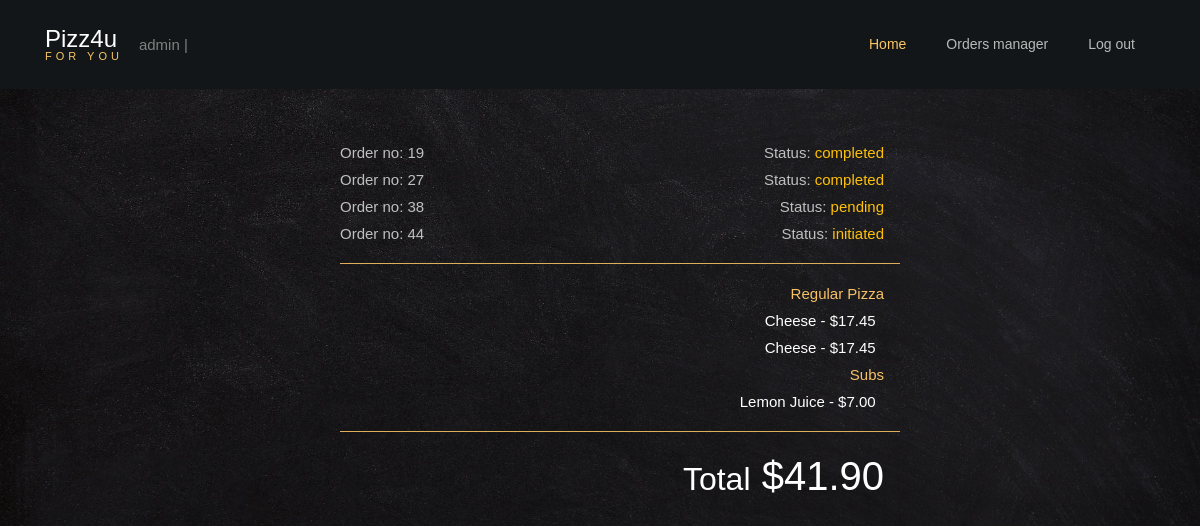
/my_orders/27 (signed in), run on the app's committed database.
### orders/models.py (models this page shows, shortened)
class User_order(models.Model):
    user=models.ForeignKey(User,on_delete=models.CASCADE)
    order_number=models.IntegerField()
    topping_allowance=models.IntegerField(default=0)
    status=models.CharField(max_length=64,default='initiated')

class Order2(models.Model):
    user=models.ForeignKey(User,on_delete=models.CASCADE)
    number=models.IntegerField()
    category=models.CharField(max_length=64,null=True)
    name=models.CharField(max_length=64)
    price=models.DecimalField(max_digits=4,decimal_places=2)
    def __str__(self):
        return f"{self.name} - ${self.price} "

### orders/views.py (the view)
# urls.py: path("my_orders/<str:order_number>", views.my_orders, name="my_orders"),
def my_orders(request,order_number):
    context = {
        "Checkout":Order2.objects.filter(user=request.user,number=order_number),
        "Checkout_category":Order2.objects.filter(user=request.user,number=order_number).values_list('category').distinct(),
        "Total":list(Order2.objects.filter(user=request.user,number=order_number).aggregate(Sum('price')).values())[0],
        "user":request.user,
        "Category": Category.objects.all(),
        "Order_number":order_number,
        "All_orders":User_order.objects.filter(user=request.user),
        "Status":User_order.objects.get(user=request.user,order_number=order_number).status
    }
    return render(request,"my_orders.html",context)

### orders/templates/my_orders.html (shortened to what this page needs)
<!DOCTYPE html>
<html lang="en">
  <head>
	{% load static %}
	<link rel="stylesheet" type="text/css" href="{% static 'styles.css' %}">
	<link rel="stylesheet" type="text/css" href="{% static 'style.css' %}">
    <link rel="stylesheet" type="text/css" href="https://cdnjs.cloudflare.com/ajax/libs/open-iconic/1.1.1/font/css/open-iconic-bootstrap.min.css">
    <link rel="stylesheet" type="text/css" href="{% static 'animate.css' %}">
    <link rel="stylesheet" type="text/css" href="https://cdn.jsdelivr.net/npm/owlcarousel@1.3.3/owl-carousel/owl.carousel.min.css">
    <link rel="stylesheet" type="text/css" href="https://cdn.jsdelivr.net/npm/magnific-popup@1.1.0/dist/magnific-popup.css">
    <link rel="stylesheet" type="text/css" href="https://unpkg.com/aos@2.3.1/dist/aos.css">
    <link rel="stylesheet" type="text/css" href="https://cdn.jsdelivr.net/npm/ionicons@4.4.6/dist/css/ionicons.min.css">
    <link rel="stylesheet" type="text/css" href="https://cdn.jsdelivr.net/npm/bootstrap-datepicker@1.8.0/dist/js/bootstrap-datepicker.min.js">
    <link rel="stylesheet" type="text/css" href="https://cdn.jsdelivr.net/npm/jquery-timepicker@1.3.3/jquery.timepicker.css">
  </head>
  <body style="background: url({% static 'bg_4.jpg' %}) no-repeat fixed; background-size: cover;">
	{% if Category %}
  	<nav class="navbar navbar-expand-lg navbar-dark ftco_navbar bg-dark ftco-navbar-light" id="ftco-navbar">
	    <div class="container">
		    <a class="navbar-brand" href="{% url 'index' %}"></span>Pizz4u<br><small>for you</small></a>
			{{user.username}} |
            {% if user.is_superuser %}
				<div class="collapse navbar-collapse" id="ftco-nav">
					<ul class="navbar-nav ml-auto">
						<li class="nav-item active"><a href="{% url 'index' %}" class="nav-link">Home</a></li>
						<li class="nav-item"><a href="{% url 'orders_manager' user Order_number %}" class="nav-link">Orders manager</a></li>
						<li class="nav-item"><a href="{% url 'logout' %}" class="nav-link">Log out</a></li>
					</ul>
				</div>
			{% endif %}
		</div>
    </nav>
    {% endif %}
    <section class="ftco-about d-md-flex">
        <div id='my_orders_container' style="background-color: transparent!important;" class='w-50 mx-auto'>
            <div class=' text-left pr-3'>
                <ul >
                    {% for number in All_orders%}
                    <a href="{% url 'my_orders' number.order_number %}"><li ><span>Order no: {{number.order_number}}</span><span class='float-right'>Status: <span class='text-warning'>{{number.status}}</span></span></li></a>
                    {% endfor %}
                </ul>
            </div>
            <ul>
                <hr style="background-color: #f7c264;">
                {% for check_cat in Checkout_category %}
                    <li class='text-right pr-3' style="color: #f7c264;">{{check_cat|cut:"("|cut:")"|cut:","|cut:"'"}}</li>
                    {% for row in Checkout %}
                    {% if row.category == check_cat|cut:"("|cut:")"|cut:","|cut:"'"  %}
                    <li class='pr-3 text-right'>{{row}}&nbsp;</li>
                    {% endif %}
                    {% endfor %}
                {% endfor %}
                <hr style="background-color: #f7c264;">
                <li class='text-right pr-3 ' style="color: #f7c264;"><h1><small class='text-white'>Total</small> ${{Total|floatformat:2}}</h1></li>
            </ul>
        </div>
    </section>
  </body>
</html>

### orders/static/styles.css (style rules this page uses)
li { list-style-type: none; }
#my_orders_container { background-color: rgba(0, 0, 0, 0.9); color: white; }

### data on the page
User_order: order_number "19", status "completed"
User_order: order_number "27", status "completed"
User_order: order_number "38", status "pending"
User_order: order_number "44", status "initiated"
Order2: name+price "Cheese - $17.45"
Order2: name+price "Cheese - $17.45"
Order2: name+price "Lemon Juice - $7.00"

### other printed values
{{ user.username }} "admin"
{{ check_cat|cut:"("|cut:")"|cut:","|cut:"'" }} "Regular Pizza" "Subs"
{{ Total|floatformat:2 }} "41.90"
